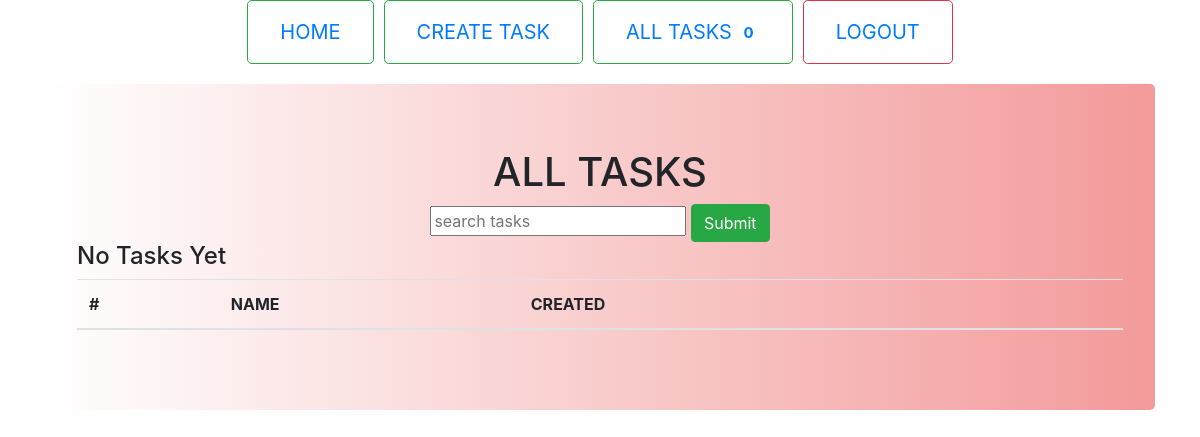
Page /all_tasks (signed in) on the earlier database version.
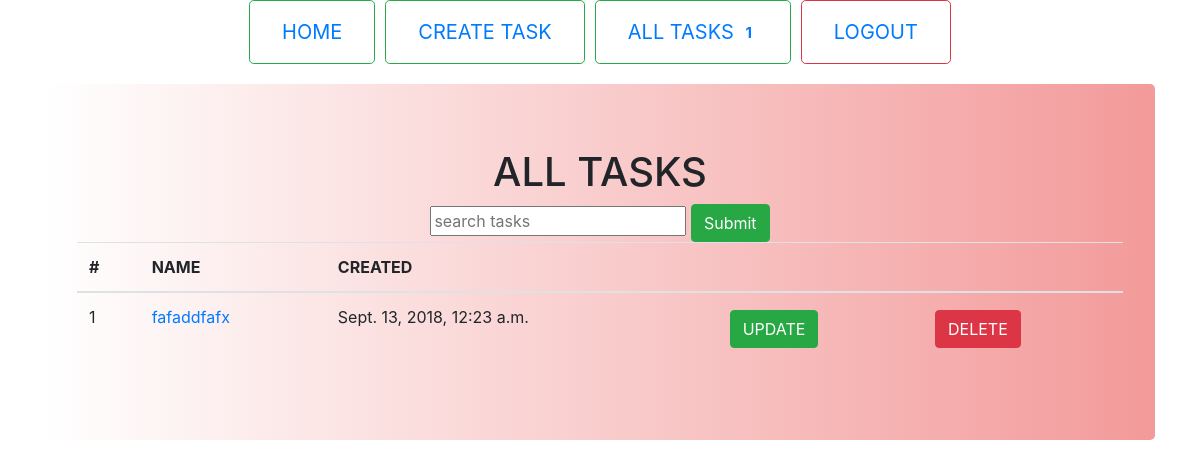
Same page on the later database version.
### task/models.py (models this page shows, shortened)
class Task(BaseModel):
    name = models.CharField(max_length=100, validators=[MaxLengthValidator(100, message='Must be less than 100 characters'), MinLengthValidator(5, message='Must be at least 5 characters')])
    description = models.CharField(max_length=250, validators=[MaxLengthValidator(250), MinLengthValidator(5, message='Must be at least 5 characters')])
    status = models.CharField(max_length=4, choices=COMPLETED_STATUS, default="NO")
    creator = models.ForeignKey(User, on_delete=models.CASCADE)
    def get_absolute_url(self):
        return reverse("task_detail", args=(self.id,))

### task/views.py (the view)
# urls.py: path("all_tasks", TaskListView.as_view(), name="all_tasks"),
class TaskListView(LoginRequiredMixin, ListView):
    model = Task
    template_name = "task/task_list.html"
    def get_context_data(self, **kwargs):
        context = super().get_context_data(**kwargs)
        context["total_tasks"] = Task.objects.all().filter(creator__id = str(self.request.user.id)).count()
        return context
    def get_queryset(self, *args, **kwargs):
        q_set = Task.objects.all()
        query = self.request.GET.get("q", None)
        if query is not None:
            q_set = q_set.filter(
                Q(name__icontains = query) |
                Q(description__icontains = query)
            )
        return q_set.filter(creator__id = str(self.request.user.id))

### task/templates/task/task_list.html
{% extends 'layout.html' %}
{% block body %}
  <section class="jumbotron" id='wp_grad'>
    <div>
      <div id="center">
        <h1>ALL TASKS</h1>
        {% include "task/search.html" %}
      </div>
    </div>
    <table class="table table-hover">
      <thead>
        <tr>
          <th>#</th>
          <th>NAME</th>
          <th>CREATED</th>
          <th></th>
          <th></th>
        </tr>
      </thead>
      <tbody>
        {% for obj in object_list %}
        <tr>
          <td>{{ forloop.counter }}</td>
          <td><a href="{{ obj.get_absolute_url }}">{{ obj.name }}</a></td>
          <td> {{ obj.created_at }}</td>
          <td>
            <button  id="smt" class="btn btn-success">
              <a  href="{% url 'task_update' obj.id %}" id='text_white'>UPDATE</a>
            </button>
          </td>
          <td>
            <form action="{% url 'task_delete' obj.id %}">
              <button id="smt" class="btn btn-danger">DELETE</button>
            </form>
          </td>
        </tr>
        {% empty %}
        <h4>No Tasks Yet</h4>
      </tbody>
      {% endfor %}
    </table>
  </section>
{% endblock %}

### base/templates/layout.html (shortened to what this page needs)
{% load static %}
<!DOCTYPE html>
<html>
    <head>
        <link rel="stylesheet" href="{%  static 'base/style.css' %}">
        <link rel="stylesheet" href="https://maxcdn.bootstrapcdn.com/bootstrap/4.0.0/css/bootstrap.min.css">
    </head>
    <body>
        <div class="container">
            <header>
                <ul class="nav justify-content-center ml-auto">
                    <li class="nav-item" id="side_margin">
                        <button class="btn btn-outline-success btn-lg">
                            <a href="{% url 'home' %}" class="nav-link">HOME</a>
                        </button>
                    </li>
                    <li class="nav-item" id="side_margin">
                        <button class="btn btn-outline-success btn-lg">
                            <a href="{% url 'task_create' %}" class="nav-link">CREATE TASK</a>
                        </button>
                    </li>
                    <li class="nav-item" id="side_margin">
                        <button class="btn btn-outline-success btn-lg btn-lg">
                            <a href="{% url 'all_tasks' %}" class="nav-link">ALL TASKS
                                <span class="badge"> {{ total_tasks }}</span>
                            </a>
                        </button>
                    </li>
                    <li class="nav-item" id="side_margin">
                        <button class="btn btn-outline-danger btn-lg">
                            <a href="/" class="nav-link">LOGOUT</a>
                        </button>
                    </li>
                </ul>
            </header>
            <div id='mt'>
                {% block body %}{% endblock %}
            </div>
        </div>
    </body>
</html>

### task/templates/task/search.html
<form id="nav-search" action="/all_tasks" method="GET">
  <input type="text" name="q" placeholder="search tasks" value="{{ request.GET.q }}">
  <input type="submit" class="btn btn-success">
</form>

### base/static/base/style.css (style rules this page uses)
#center { align-content: center; margin-left:auto; margin-right:auto; text-align: center; }
#mt { margin-top:20px; }
#smt { margin-top:5px; }
#side_margin { margin-right: 5px; margin-left: 5px; display:inline; }
#wp_grad { background: linear-gradient(to right, rgba(255,0,0,0), rgb(243, 154, 154)); }
#text_white { color:white; text-decoration: none; }

Differences in the rows shown:
added Task: name "fafaddfafx", created_at "Sept. 13, 2018, 12:23 a.m."
Other differences:
{{ total_tasks }}: "0" → "1"
text no longer shown: "No Tasks Yet"
